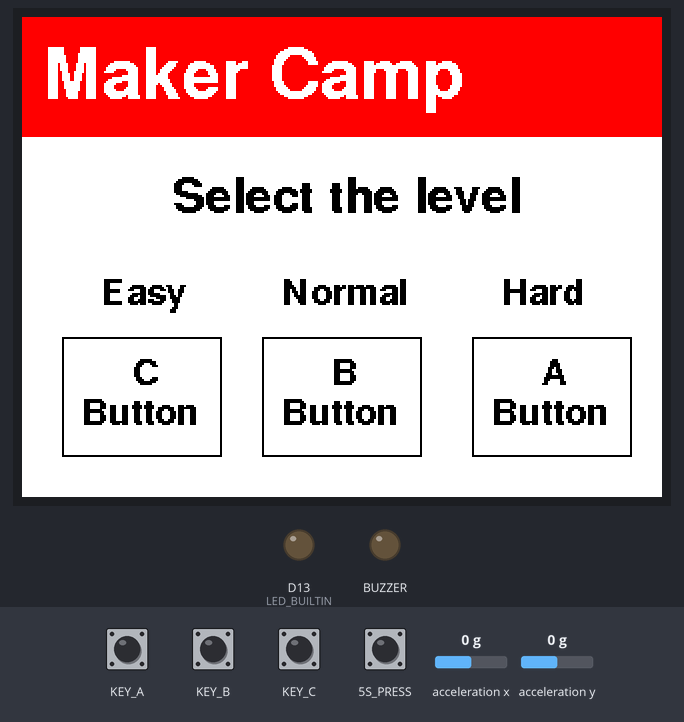
Bench run of a sketch on a simulated Seeed Wio Terminal. On the bench: 320×240 colour display, output pins drawn as LEDs (lit = HIGH). The inputs (shaded band) are chosen by the test bench; at power-on: 5S_PRESS, KEY_A, KEY_B, KEY_C HIGH, acceleration x 0 g, acceleration y 0 g. Random numbers use the default seed unless the sketch sets one; what the sketch prints to the serial monitor is not drawn.

Above: at 1.5 s.
1.6 s: KEY_A pulled LOW for 0.15 s
At 2.8 s:
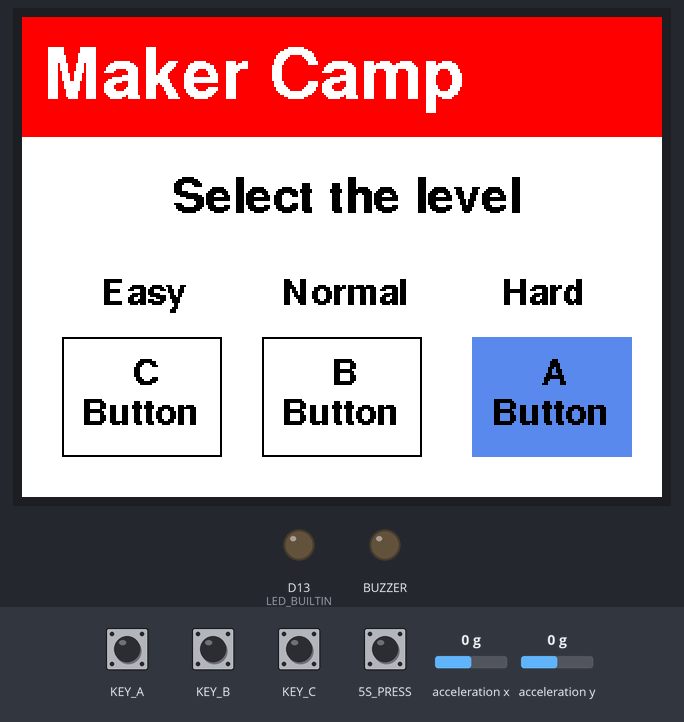
4.7 s: 5S_PRESS pulled LOW for 1 s
At 6.4 s:
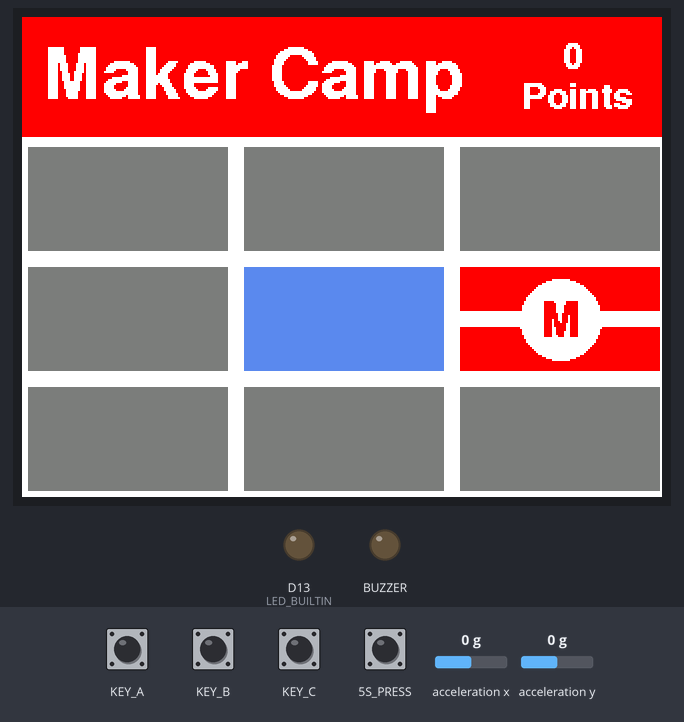
8.7 s: 5S_PRESS pulled LOW for 0.15 s
At 8.88 s:
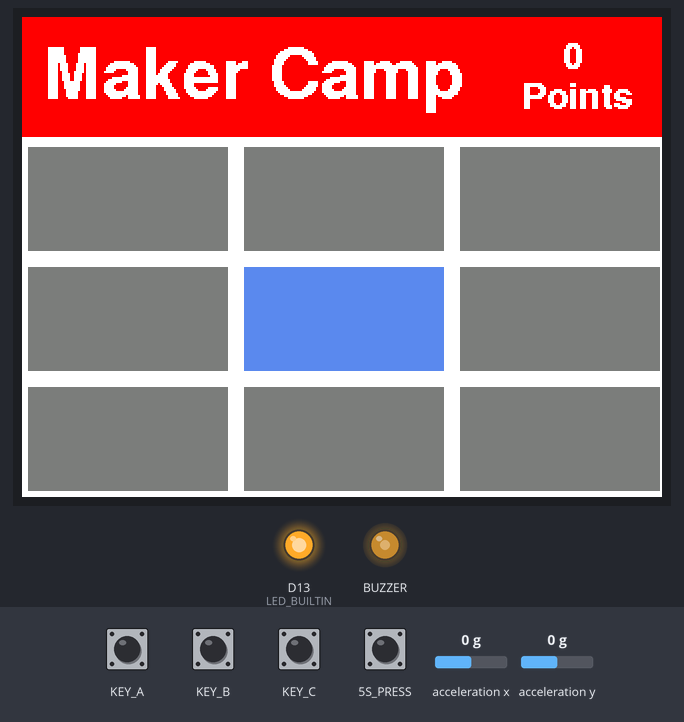
9.4 s: acceleration x set to -1.4 g
At 10.9 s:
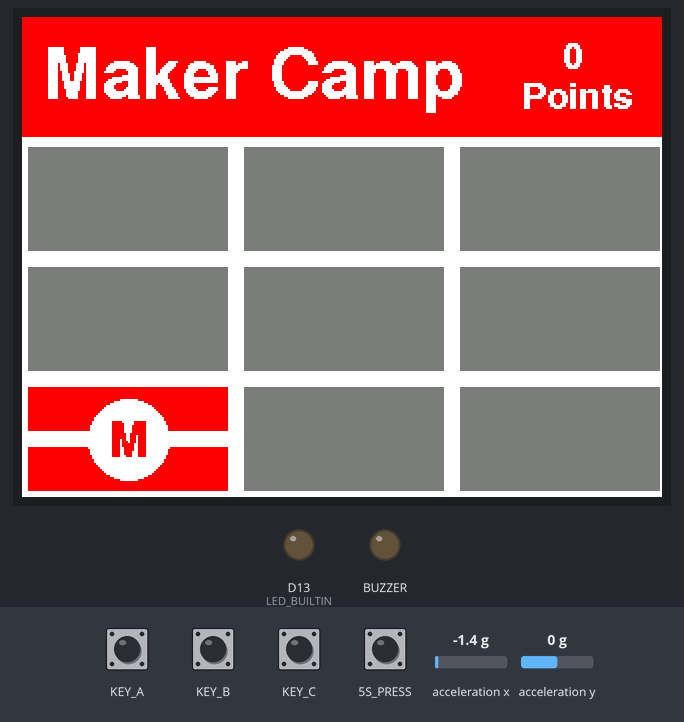
11.6 s: KEY_C pulled LOW for 0.15 s
At 12.2 s:
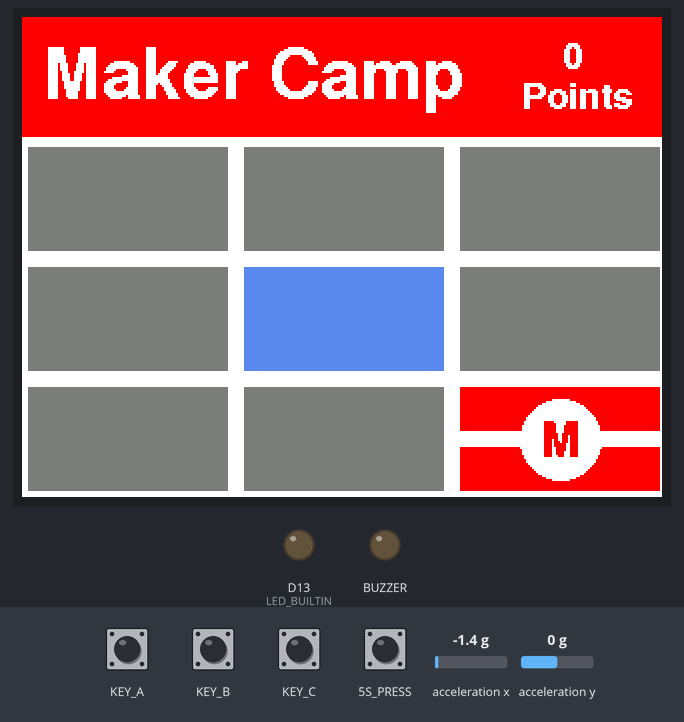
14.7 s: acceleration y set to -1.4 g
At 16.1 s:
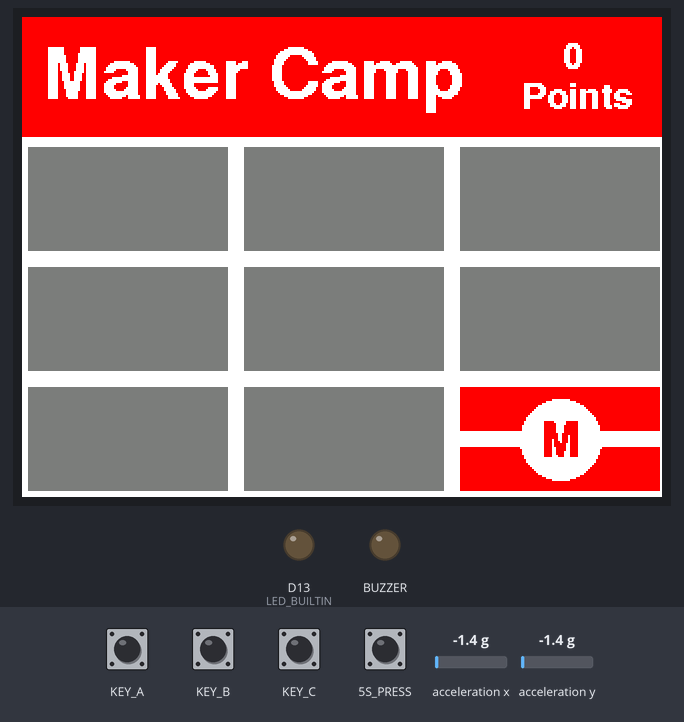
Timing chart, 0 to 17.7 s (numbered marks = the images above; inputs shaded):
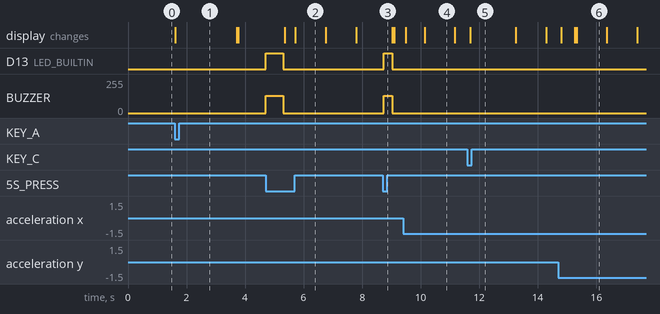

Measured:
- after the input at 1.6 s, the display: changes at once (image 1)
- after the input at 4.7 s, D13 (LED_BUILTIN): LOW → HIGH at once, → LOW 0.60 s later; BUZZER: 0/255 → 128/255 at once, → 0/255 0.60 s later
- after the input at 8.7 s, D13 (LED_BUILTIN): LOW → HIGH at once, → LOW 0.30 s later; BUZZER: 0/255 → 128/255 at once, → 0/255 0.30 s later
- what the display in image 2 shows lasts 1.1 s, from 5.7 s to 6.8 s

The sketch:

Atrapa_a_makey.ino
```cpp
#include"LIS3DHTR.h"
#include"TFT_eSPI.h"
#include"Free_Fonts.h"

LIS3DHTR<TwoWire> lis;
TFT_eSPI tft;

float x_values, y_values, z_values;
bool isOnTarget = false;
int MAKEYpos = 0;
unsigned long lastChangeTime = 0;
int MAKEYwaitTime = 0;
int level = 0;

char cadena_1[10];

uint32_t color_1 = TFT_RED;
uint32_t color_2 = 0xD85C5D;

int operation_x = 0;
int operation_y = 0;

void setup() {
  Serial.begin(115200);
  lis.begin(Wire1);

  if (!lis) {
    Serial.println("ERROR");
    while (1);
  }
  lis.setOutputDataRate(LIS3DHTR_DATARATE_25HZ); //Data output rate
  lis.setFullScaleRange(LIS3DHTR_RANGE_2G); //Scale range set to 2g

  tft.begin();
  tft.setRotation(3);
  tft.fillScreen(TFT_WHITE);

  pinMode(WIO_5S_PRESS, INPUT_PULLUP);
  pinMode(WIO_KEY_A, INPUT_PULLUP);
  pinMode(WIO_KEY_B, INPUT_PULLUP);
  pinMode(WIO_KEY_C, INPUT_PULLUP);
  pinMode(WIO_BUZZER, OUTPUT);
  pinMode(LED_BUILTIN, OUTPUT);

  digitalWrite(LED_BUILTIN, LOW);

  restar();
}

void loop() {

  if (MAKEYwaitTime  == 0) {
    menu();
  } else {
    game();
  }
}

void menu()
{
  tft.setTextColor(TFT_BLACK);
  tft.setFreeFont(FF22);
  tft.drawString("Select the level", 75, 80);

  tft.setFreeFont(FF21);
  tft.drawString("Easy", 40, 130);
  tft.drawString("Normal", 130, 130);
  tft.drawString("Hard", 240, 130);

  tft.drawString("C", 55, 170);
  tft.drawString("Button", 30, 190);
  tft.drawRect( 20, 160, 80, 60, TFT_BLACK);

  tft.drawString("B", 155, 170);
  tft.drawString("Button", 130, 190);
  tft.drawRect( 120, 160, 80, 60, TFT_BLACK);

  tft.drawString("A", 260, 170);
  tft.drawString("Button", 235, 190);
  tft.drawRect( 225, 160, 80, 60, TFT_BLACK);

  if (digitalRead(WIO_KEY_A) == LOW) {
    Serial.println("A Key pressed");
    onButton(260, 170, "A");
    MAKEYwaitTime = 1000;
    delay(2000);
    restar();
  }
  else if (digitalRead(WIO_KEY_B) == LOW) {
    Serial.println("B Key pressed");
    onButton(155, 170, "B");
    MAKEYwaitTime = 2000;
    delay(2000);
    restar();
  }
  else if (digitalRead(WIO_KEY_C) == LOW) {
    Serial.println("C Key pressed");
    onButton(55, 170, "C");
    MAKEYwaitTime = 4000;
    delay(2000);
    restar();
  }
}

void  onButton(int x, int y, char *b)
{
  tft.fillRect( x - 35, y - 10, 80, 60, color_2);
  tft.drawString(b, x, y);
  tft.drawString("Button", x - 25, y + 20);
}

void restar()
{
  tft.fillScreen(TFT_WHITE);
  tft.fillRect( 0, 0, 320, 60, color_1);
  tft.setTextColor(TFT_WHITE);
  tft.setFreeFont(FF23);
  tft.drawString("Maker Camp", 10, 15);
}

void game()
{
  tft.setTextColor(TFT_WHITE);
  tft.setFreeFont(FF21);

  tft.fillRect( 240, 10, 75, 17, color_1);
  sprintf(cadena_1, "%d", level);

  tft.drawString(cadena_1, 270, 12);
  tft.drawString("Points", 250, 32);

  x_values = lis.getAccelerationX();
  y_values = lis.getAccelerationY();

  if (lastChangeTime + MAKEYwaitTime < millis()) {
    generateRandomMAKEY();
    level = 0;
  }

  drawHoles();

  if (digitalRead(WIO_5S_PRESS) == LOW) {
    if (isOnTarget) {
      Serial.println("Hit!");
      digitalWrite(LED_BUILTIN, HIGH);
      analogWrite(WIO_BUZZER, 128);
      delay(300);
      digitalWrite(LED_BUILTIN, LOW);
      analogWrite(WIO_BUZZER, 0);
      level++;
    }
  }

  if (digitalRead(WIO_5S_PRESS) == LOW) {
    if (isOnTarget) {
      Serial.println("Hit!");
      digitalWrite(LED_BUILTIN, HIGH);
      analogWrite(WIO_BUZZER, 128);
      delay(300);
      digitalWrite(LED_BUILTIN, LOW);
      analogWrite(WIO_BUZZER, 0);
      level++;
    } else {
      Serial.println("Miss!");
      level = 0;
      delay(300);
    }
    generateRandomMAKEY();
  }
}

void generateRandomMAKEY() {
  MAKEYpos = random(0, 9);
  lastChangeTime = millis();
}

void drawHoles() {
  for (int i = -1; i <= 1; i++) {
    for (int j = -1; j <= 1; j++) {
      bool isShaded = (((int)(y_values * -5) + operation_y) == i) && (((int)(x_values * 5) - operation_x) == j);

      calibrate_game();

      int index = (i + 1) + (j + 1) * 3;
      tft.fillRect(111 + i * 108, 125 + j * 60, 100, 52,  isShaded ? color_2 : TFT_DARKGREY);

      if (index == MAKEYpos) {
        isOnTarget = isShaded;
        if (isShaded == false) {
          drawMAKEY(111 + i * 108, 125 + j * 60);
        }
      }

    }
  }
}

void calibrate_game() {
  if (digitalRead(WIO_KEY_C) == LOW) {
    Serial.println("C Key pressed");
    operation_x = -((int)(x_values * -5));
    operation_y = -((int)(y_values * -5));
  }
}

void drawMAKEY(int x, int y) {
  tft.fillRect(x, y, 100, 52, TFT_RED);
  tft.fillCircle(x + 50, y + 26, 20, TFT_WHITE);
  tft.setTextColor(TFT_RED);
  tft.setFreeFont(FF22);
  tft.drawString("M", x + 40, y + 17);
  tft.fillRect(x, y + 26 - 4, 30, 8, TFT_WHITE);
  tft.fillRect(x + 60, y + 26 - 4, 40, 8, TFT_WHITE);
}
```

Free_Fonts.h
```cpp
// Attach this header file to your sketch to use the GFX Free Fonts. You can write
// sketches without it, but it makes referencing them easier.

// This calls up ALL the fonts but they only get loaded if you actually
// use them in your sketch.
//
// No changes are needed to this header file unless new fonts are added to the
// library "Fonts/GFXFF" folder.
//
// To save a lot of typing long names, each font can easily be referenced in the
// sketch in three ways, either with:
//
//    1. Font file name with the & in front such as &FreeSansBoldOblique24pt7b
//       an example being:
//
//       tft.setFreeFont(&FreeSansBoldOblique24pt7b);
//
//    2. FF# where # is a number determined by looking at the list below
//       an example being:
//
//       tft.setFreeFont(FF32);
//
//    3. An abbreviation of the file name. Look at the list below to see
//       the abbreviations used, for example:
//
//       tft.setFreeFont(FSSBO24)
//
//       Where the letters mean:
//       F = Free font
//       M = Mono
//      SS = Sans Serif (double S to distinguish is form serif fonts)
//       S = Serif
//       B = Bold
//       O = Oblique (letter O not zero)
//       I = Italic
//       # =  point size, either 9, 12, 18 or 24
//
//  Setting the font to NULL will select the GLCD font:
//
//      tft.setFreeFont(NULL); // Set font to GLCD

#ifdef LOAD_GFXFF // Only include the fonts if LOAD_GFXFF is defined in User_Setup.h

// Use these when printing or drawing text in GLCD and high rendering speed fonts
#define GFXFF 1
#define GLCD  0
#define FONT2 2
#define FONT4 4
#define FONT6 6
#define FONT7 7
#define FONT8 8

// Use the following when calling setFont()
//
// Reserved for GLCD font  // FF0
//

#define TT1 &TomThumb

#define FM9 &FreeMono9pt7b
#define FM12 &FreeMono12pt7b
#define FM18 &FreeMono18pt7b
#define FM24 &FreeMono24pt7b

#define FMB9 &FreeMonoBold9pt7b
#define FMB12 &FreeMonoBold12pt7b
#define FMB18 &FreeMonoBold18pt7b
#define FMB24 &FreeMonoBold24pt7b

#define FMO9 &FreeMonoOblique9pt7b
#define FMO12 &FreeMonoOblique12pt7b
#define FMO18 &FreeMonoOblique18pt7b
#define FMO24 &FreeMonoOblique24pt7b

#define FMBO9 &FreeMonoBoldOblique9pt7b
#define FMBO12 &FreeMonoBoldOblique12pt7b
#define FMBO18 &FreeMonoBoldOblique18pt7b
#define FMBO24 &FreeMonoBoldOblique24pt7b

#define FSS9 &FreeSans9pt7b
#define FSS12 &FreeSans12pt7b
#define FSS18 &FreeSans18pt7b
#define FSS24 &FreeSans24pt7b

#define FSSB9 &FreeSansBold9pt7b
#define FSSB12 &FreeSansBold12pt7b
#define FSSB18 &FreeSansBold18pt7b
#define FSSB24 &FreeSansBold24pt7b

#define FSSO9 &FreeSansOblique9pt7b
#define FSSO12 &FreeSansOblique12pt7b
#define FSSO18 &FreeSansOblique18pt7b
#define FSSO24 &FreeSansOblique24pt7b

#define FSSBO9 &FreeSansBoldOblique9pt7b
#define FSSBO12 &FreeSansBoldOblique12pt7b
#define FSSBO18 &FreeSansBoldOblique18pt7b
#define FSSBO24 &FreeSansBoldOblique24pt7b

#define FS9 &FreeSerif9pt7b
#define FS12 &FreeSerif12pt7b
#define FS18 &FreeSerif18pt7b
#define FS24 &FreeSerif24pt7b

#define FSI9 &FreeSerifItalic9pt7b
#define FSI12 &FreeSerifItalic12pt7b
#define FSI19 &FreeSerifItalic18pt7b
#define FSI24 &FreeSerifItalic24pt7b

#define FSB9 &FreeSerifBold9pt7b
#define FSB12 &FreeSerifBold12pt7b
#define FSB18 &FreeSerifBold18pt7b
#define FSB24 &FreeSerifBold24pt7b

#define FSBI9 &FreeSerifBoldItalic9pt7b
#define FSBI12 &FreeSerifBoldItalic12pt7b
#define FSBI18 &FreeSerifBoldItalic18pt7b
#define FSBI24 &FreeSerifBoldItalic24pt7b

#define FF0 NULL //ff0 reserved for GLCD
#define FF1 &FreeMono9pt7b
#define FF2 &FreeMono12pt7b
#define FF3 &FreeMono18pt7b
#define FF4 &FreeMono24pt7b

#define FF5 &FreeMonoBold9pt7b
#define FF6 &FreeMonoBold12pt7b
#define FF7 &FreeMonoBold18pt7b
#define FF8 &FreeMonoBold24pt7b

#define FF9 &FreeMonoOblique9pt7b
#define FF10 &FreeMonoOblique12pt7b
#define FF11 &FreeMonoOblique18pt7b
#define FF12 &FreeMonoOblique24pt7b

#define FF13 &FreeMonoBoldOblique9pt7b
#define FF14 &FreeMonoBoldOblique12pt7b
#define FF15 &FreeMonoBoldOblique18pt7b
#define FF16 &FreeMonoBoldOblique24pt7b

#define FF17 &FreeSans9pt7b
#define FF18 &FreeSans12pt7b
#define FF19 &FreeSans18pt7b
#define FF20 &FreeSans24pt7b

#define FF21 &FreeSansBold9pt7b
#define FF22 &FreeSansBold12pt7b
#define FF23 &FreeSansBold18pt7b
#define FF24 &FreeSansBold24pt7b

#define FF25 &FreeSansOblique9pt7b
#define FF26 &FreeSansOblique12pt7b
#define FF27 &FreeSansOblique18pt7b
#define FF28 &FreeSansOblique24pt7b

#define FF29 &FreeSansBoldOblique9pt7b
#define FF30 &FreeSansBoldOblique12pt7b
#define FF31 &FreeSansBoldOblique18pt7b
#define FF32 &FreeSansBoldOblique24pt7b

#define FF33 &FreeSerif9pt7b
#define FF34 &FreeSerif12pt7b
#define FF35 &FreeSerif18pt7b
#define FF36 &FreeSerif24pt7b

#define FF37 &FreeSerifItalic9pt7b
#define FF38 &FreeSerifItalic12pt7b
#define FF39 &FreeSerifItalic18pt7b
#define FF40 &FreeSerifItalic24pt7b

#define FF41 &FreeSerifBold9pt7b
#define FF42 &FreeSerifBold12pt7b
#define FF43 &FreeSerifBold18pt7b
#define FF44 &FreeSerifBold24pt7b

#define FF45 &FreeSerifBoldItalic9pt7b
#define FF46 &FreeSerifBoldItalic12pt7b
#define FF47 &FreeSerifBoldItalic18pt7b
#define FF48 &FreeSerifBoldItalic24pt7b

// >>>>>>>>>>>>>>>>>>>>>>>>>>>>>>>>>>>>>>>>>>>>>>>>>>>>>>>>>>>>>>>>>>>>>>>>>>>>>>>>>
// Now we define "s"tring versions for easy printing of the font name so:
//   tft.println(sFF5);
// will print
//   Mono bold 9
// >>>>>>>>>>>>>>>>>>>>>>>>>>>>>>>>>>>>>>>>>>>>>>>>>>>>>>>>>>>>>>>>>>>>>>>>>>>>>>>>>

#define sFF0 "GLCD"
#define sTT1 "Tom Thumb"
#define sFF1 "Mono 9"
#define sFF2 "Mono 12"
#define sFF3 "Mono 18"
#define sFF4 "Mono 24"

#define sFF5 "Mono bold 9"
#define sFF6 "Mono bold 12"
#define sFF7 "Mono bold 18"
#define sFF8 "Mono bold 24"

#define sFF9 "Mono oblique 9"
#define sFF10 "Mono oblique 12"
#define sFF11 "Mono oblique 18"
#define sFF12 "Mono oblique 24"

#define sFF13 "Mono bold oblique 9"
#define sFF14 "Mono bold oblique 12"
#define sFF15 "Mono bold oblique 18"
#define sFF16 "Mono bold obl. 24" // Full text line is too big for 480 pixel wide screen

#define sFF17 "Sans 9"
#define sFF18 "Sans 12"
#define sFF19 "Sans 18"
#define sFF20 "Sans 24"

#define sFF21 "Sans bold 9"
#define sFF22 "Sans bold 12"
#define sFF23 "Sans bold 18"
#define sFF24 "Sans bold 24"

#define sFF25 "Sans oblique 9"
#define sFF26 "Sans oblique 12"
#define sFF27 "Sans oblique 18"
#define sFF28 "Sans oblique 24"

#define sFF29 "Sans bold oblique 9"
#define sFF30 "Sans bold oblique 12"
#define sFF31 "Sans bold oblique 18"
#define sFF32 "Sans bold oblique 24"

#define sFF33 "Serif 9"
#define sFF34 "Serif 12"
#define sFF35 "Serif 18"
#define sFF36 "Serif 24"

#define sFF37 "Serif italic 9"
#define sFF38 "Serif italic 12"
#define sFF39 "Serif italic 18"
#define sFF40 "Serif italic 24"

#define sFF41 "Serif bold 9"
#define sFF42 "Serif bold 12"
#define sFF43 "Serif bold 18"
#define sFF44 "Serif bold 24"

#define sFF45 "Serif bold italic 9"
#define sFF46 "Serif bold italic 12"
#define sFF47 "Serif bold italic 18"
#define sFF48 "Serif bold italic 24"

#else // LOAD_GFXFF not defined so setup defaults to prevent error messages

// >>>>>>>>>>>>>>>>>>>>>>>>>>>>>>>>>>>>>>>>>>>>>>>>>>>>>>>>>>>>>>>>>>>>>>>>>>>>>>>>>
// Free fonts are not loaded in User_Setup.h so we must define all as font 1
// to prevent compile error messages
// >>>>>>>>>>>>>>>>>>>>>>>>>>>>>>>>>>>>>>>>>>>>>>>>>>>>>>>>>>>>>>>>>>>>>>>>>>>>>>>>>

#define GFXFF 1
#define GLCD  1
#define FONT2 2
#define FONT4 4
#define FONT6 6
#define FONT7 7
#define FONT8 8

#define TT1 1

#define FF0 1
#define FF1 1
#define FF2 1
#define FF3 1
#define FF4 1
#define FF5 1
#define FF6 1
#define FF7 1
#define FF8 1
#define FF9 1
#define FF10 1
#define FF11 1
#define FF12 1
#define FF13 1
#define FF14 1
#define FF15 1
#define FF16 1
#define FF17 1
#define FF18 1
#define FF19 1
#define FF20 1
#define FF21 1
#define FF22 1
#define FF23 1
#define FF24 1
#define FF25 1
#define FF26 1
#define FF27 1
#define FF28 1
#define FF29 1
#define FF30 1
#define FF31 1
#define FF32 1
#define FF33 1
#define FF34 1
#define FF35 1
#define FF36 1
#define FF37 1
#define FF38 1
#define FF39 1
#define FF40 1
#define FF41 1
#define FF42 1
#define FF43 1
#define FF44 1
#define FF45 1
#define FF46 1
#define FF47 1
#define FF48 1

#define FM9  1
#define FM12 1
#define FM18 1
#define FM24 1

#define FMB9  1
#define FMB12 1
#define FMB18 1
#define FMB24 1

#define FMO9  1
#define FMO12 1
#define FMO18 1
#define FMO24 1

#define FMBO9  1
#define FMBO12 1
#define FMBO18 1
#define FMBO24 1

#define FSS9  1
#define FSS12 1
#define FSS18 1
#define FSS24 1

#define FSSB9  1
#define FSSB12 1
#define FSSB18 1
#define FSSB24 1

#define FSSO9  1
#define FSSO12 1
#define FSSO18 1
#define FSSO24 1

#define FSSBO9  1
#define FSSBO12 1
#define FSSBO18 1
#define FSSBO24 1

#define FS9  1
#define FS12 1
#define FS18 1
#define FS24 1

#define FSI9  1
#define FSI12 1
#define FSI19 1
#define FSI24 1

#define FSB9  1
#define FSB12 1
#define FSB18 1
#define FSB24 1

#define FSBI9  1
#define FSBI12 1
#define FSBI18 1
#define FSBI24 1

#endif // LOAD_GFXFF
```
